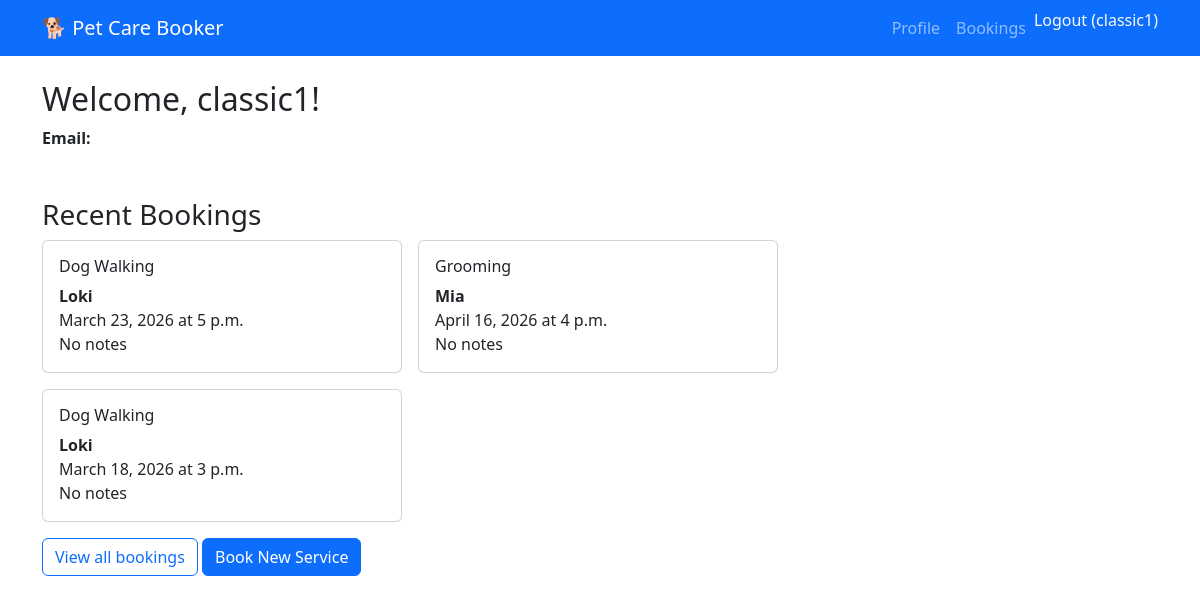
Screenshot of /accounts/profile/ (signed in) with the database file from the repository.
### accounts/models.py (models this page shows, shortened)
class Booking(models.Model):
    SERVICE_CHOICES = [
        ('dog_walking', 'Dog Walking'),
        ('grooming', 'Grooming'),
        ('boarding', 'Boarding'),
    ]
    user = models.ForeignKey(User, on_delete=models.CASCADE)
    service = models.CharField(max_length=20, choices=SERVICE_CHOICES)
    pet_name = models.CharField(max_length=100)
    date = models.DateField()
    time = models.TimeField()
    notes = models.TextField(blank=True)
    created = models.DateTimeField(auto_now_add=True)
    paid = models.BooleanField(default=False)  # <-- TRACKS PAID STATUS
    stripe_payment_intent = models.CharField(max_length=200, blank=True, null=True)  # Stripe payment ID
    amount_paid = models.DecimalField(max_digits=10, decimal_places=2, null=True, blank=True)  # £25.00

### accounts/views.py (the view)
# urls.py: path('profile/', views.ProfileView.as_view(), name='profile'),
class ProfileView(LoginRequiredMixin, TemplateView):
    template_name = "accounts/profile.html"
    login_url = "login"
    redirect_field_name = "next"
    def get_context_data(self, **kwargs):
        context = super().get_context_data(**kwargs)
        context["user"] = self.request.user
        context["bookings"] = Booking.objects.filter(user=self.request.user).order_by("-created")[:5]
        context["STRIPE_PUBLIC_KEY"] = getattr(settings, "STRIPE_PUBLISHABLE_KEY", "")
        return context

### accounts/templates/accounts/profile.html (shortened to what this page needs)
{% extends 'accounts/base.html' %}
{% block content %}
<div class="row">
  <div class="col-md-8">
    <h2>Welcome, {{ user.username }}!</h2>
    <p><strong>Email:</strong> {{ user.email }}</p>
    <h3 class="mt-5">Recent Bookings</h3>
    {% if bookings %}
      <div class="row g-3">
        {% for booking in bookings %}
          <div class="col-md-6">
            <div class="card">
              <div class="card-body">
                <h6 class="card-title">{{ booking.get_service_display }}</h6>
                <p class="card-text">
                  <strong>{{ booking.pet_name }}</strong><br>
                  {{ booking.date }} at {{ booking.time }}<br>
                  {{ booking.notes|default:"No notes" }}
                </p>
              </div>
            </div>
          </div>
        {% endfor %}
      </div>
    {% else %}
      <p class="text-muted">No bookings yet. <a href="{% url 'book' %}">Book your first service</a>.</p>
    {% endif %}
  </div>
</div>
<a href="{% url 'bookings' %}" class="btn btn-outline-primary mt-3">View all bookings</a>
<a href="{% url 'book' %}" class="btn btn-primary mt-3">Book New Service</a>
{% endblock %}

### accounts/templates/accounts/base.html (shortened to what this page needs)
<!DOCTYPE html>
<html lang="en">
<head>
    <link href="https://cdn.jsdelivr.net/npm/bootstrap@5.3.3/dist/css/bootstrap.min.css" rel="stylesheet">
    {% load crispy_forms_tags %}
</head>
<body>
    <nav class="navbar navbar-expand-lg navbar-dark bg-primary">
        <div class="container">
            <a class="navbar-brand" href="{% url 'home' %}">🐕 Pet Care Booker</a>
            <div class="navbar-nav ms-auto">
                {% if user.is_authenticated %}
                    <a class="nav-link" href="{% url 'profile' %}">Profile</a>
                    <a class="nav-link" href="{% url 'bookings' %}">Bookings</a>
                    <form method="post" action="{% url 'logout' %}" class="d-inline">
                        <button type="submit" class="nav-link btn btn-link p-0 border-0 bg-transparent text-light logout-btn">
                            Logout ({{ user.username }})
                        </button>
                    </form>
                {% else %}
                    <a class="nav-link" href="{% url 'login' %}">Login</a>
                    <a class="nav-link" href="{% url 'signup' %}">Sign Up</a>
                {% endif %}
            </div>
        </div>
    </nav>
    <main class="container mt-4">
        {% block content %}
        {% endblock %}
    </main>
</body>
</html>

### rows the page displays
Booking: service "Dog Walking", pet_name "Loki", date "March 23, 2026", time "5 p.m.", notes "No notes"
Booking: service "Grooming", pet_name "Mia", date "April 16, 2026", time "4 p.m.", notes "No notes"
Booking: service "Dog Walking", pet_name "Loki", date "March 18, 2026", time "3 p.m.", notes "No notes"

### other values shown
{{ user.username }} "classic1"
